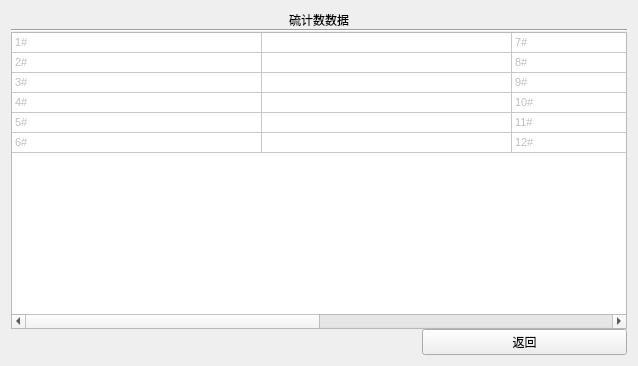
<?xml version="1.0" encoding="UTF-8"?>
<ui version="4.0">
 <class>query_s_count_data</class>
 <widget class="QWidget" name="query_s_count_data">
  <property name="geometry">
   <rect>
    <x>0</x>
    <y>0</y>
    <width>638</width>
    <height>366</height>
   </rect>
  </property>
  <property name="windowTitle">
   <string>Form</string>
  </property>
  <layout class="QGridLayout" name="gridLayout">
   <item row="0" column="0">
    <layout class="QVBoxLayout" name="verticalLayout">
     <property name="spacing">
      <number>0</number>
     </property>
     <item>
      <widget class="QLabel" name="label">
       <property name="sizePolicy">
        <sizepolicy hsizetype="Preferred" vsizetype="Maximum">
         <horstretch>0</horstretch>
         <verstretch>0</verstretch>
        </sizepolicy>
       </property>
       <property name="text">
        <string>硫计数数据</string>
       </property>
       <property name="alignment">
        <set>Qt::AlignCenter</set>
       </property>
      </widget>
     </item>
     <item>
      <widget class="Line" name="line">
       <property name="orientation">
        <enum>Qt::Horizontal</enum>
       </property>
      </widget>
     </item>
     <item>
      <widget class="QTableWidget" name="tableWidget">
       <property name="font">
        <font>
         <pointsize>8</pointsize>
        </font>
       </property>
       <property name="textElideMode">
        <enum>Qt::ElideRight</enum>
       </property>
       <attribute name="horizontalHeaderVisible">
        <bool>false</bool>
       </attribute>
       <attribute name="horizontalHeaderDefaultSectionSize">
        <number>250</number>
       </attribute>
       <attribute name="horizontalHeaderMinimumSectionSize">
        <number>200</number>
       </attribute>
       <attribute name="horizontalHeaderShowSortIndicator" stdset="0">
        <bool>true</bool>
       </attribute>
       <attribute name="verticalHeaderVisible">
        <bool>false</bool>
       </attribute>
       <attribute name="verticalHeaderDefaultSectionSize">
        <number>20</number>
       </attribute>
       <attribute name="verticalHeaderMinimumSectionSize">
        <number>16</number>
       </attribute>
       <row>
        <property name="text">
         <string/>
        </property>
       </row>
       <row>
        <property name="text">
         <string/>
        </property>
       </row>
       <row>
        <property name="text">
         <string/>
        </property>
       </row>
       <row>
        <property name="text">
         <string/>
        </property>
       </row>
       <row>
        <property name="text">
         <string/>
        </property>
       </row>
       <row>
        <property name="text">
         <string/>
        </property>
       </row>
       <column>
        <property name="text">
         <string/>
        </property>
       </column>
       <column>
        <property name="text">
         <string>标定样/参考样</string>
        </property>
       </column>
       <column>
        <property name="text">
         <string/>
        </property>
       </column>
       <column>
        <property name="text">
         <string>标定样/参考样</string>
        </property>
       </column>
       <item row="0" column="0">
        <property name="text">
         <string>1#</string>
        </property>
        <property name="flags">
         <set>ItemIsSelectable|ItemIsDragEnabled|ItemIsUserCheckable</set>
        </property>
       </item>
       <item row="0" column="1">
        <property name="text">
         <string/>
        </property>
        <property name="flags">
         <set>ItemIsSelectable|ItemIsEditable|ItemIsDragEnabled|ItemIsUserCheckable|ItemIsEnabled</set>
        </property>
       </item>
       <item row="0" column="2">
        <property name="text">
         <string>7#</string>
        </property>
        <property name="flags">
         <set>ItemIsSelectable|ItemIsDragEnabled|ItemIsUserCheckable</set>
        </property>
       </item>
       <item row="0" column="3">
        <property name="text">
         <string/>
        </property>
        <property name="flags">
         <set>ItemIsSelectable|ItemIsEditable|ItemIsDragEnabled|ItemIsUserCheckable|ItemIsEnabled</set>
        </property>
       </item>
       <item row="1" column="0">
        <property name="text">
         <string>2#</string>
        </property>
        <property name="flags">
         <set>ItemIsSelectable|ItemIsDragEnabled|ItemIsUserCheckable</set>
        </property>
       </item>
       <item row="1" column="1">
        <property name="text">
         <string/>
        </property>
        <property name="flags">
         <set>ItemIsSelectable|ItemIsEditable|ItemIsDragEnabled|ItemIsUserCheckable|ItemIsEnabled</set>
        </property>
       </item>
       <item row="1" column="2">
        <property name="text">
         <string>8#</string>
        </property>
        <property name="flags">
         <set>ItemIsSelectable|ItemIsDragEnabled|ItemIsUserCheckable</set>
        </property>
       </item>
       <item row="1" column="3">
        <property name="text">
         <string/>
        </property>
        <property name="flags">
         <set>ItemIsSelectable|ItemIsEditable|ItemIsDragEnabled|ItemIsUserCheckable|ItemIsEnabled</set>
        </property>
       </item>
       <item row="2" column="0">
        <property name="text">
         <string>3#</string>
        </property>
        <property name="flags">
         <set>ItemIsSelectable|ItemIsDragEnabled|ItemIsUserCheckable</set>
        </property>
       </item>
       <item row="2" column="1">
        <property name="text">
         <string/>
        </property>
        <property name="flags">
         <set>ItemIsSelectable|ItemIsEditable|ItemIsDragEnabled|ItemIsUserCheckable|ItemIsEnabled</set>
        </property>
       </item>
       <item row="2" column="2">
        <property name="text">
         <string>9#</string>
        </property>
        <property name="flags">
         <set>ItemIsSelectable|ItemIsDragEnabled|ItemIsUserCheckable</set>
        </property>
       </item>
       <item row="2" column="3">
        <property name="text">
         <string/>
        </property>
        <property name="flags">
         <set>ItemIsSelectable|ItemIsEditable|ItemIsDragEnabled|ItemIsUserCheckable|ItemIsEnabled</set>
        </property>
       </item>
       <item row="3" column="0">
        <property name="text">
         <string>4#</string>
        </property>
        <property name="flags">
         <set>ItemIsSelectable|ItemIsDragEnabled|ItemIsUserCheckable</set>
        </property>
       </item>
       <item row="3" column="1">
        <property name="text">
         <string/>
        </property>
        <property name="flags">
         <set>ItemIsSelectable|ItemIsEditable|ItemIsDragEnabled|ItemIsUserCheckable|ItemIsEnabled</set>
        </property>
       </item>
       <item row="3" column="2">
        <property name="text">
         <string>10#</string>
        </property>
        <property name="flags">
         <set>ItemIsSelectable|ItemIsDragEnabled|ItemIsUserCheckable</set>
        </property>
       </item>
       <item row="3" column="3">
        <property name="text">
         <string/>
        </property>
        <property name="flags">
         <set>ItemIsSelectable|ItemIsEditable|ItemIsDragEnabled|ItemIsUserCheckable|ItemIsEnabled</set>
        </property>
       </item>
       <item row="4" column="0">
        <property name="text">
         <string>5#</string>
        </property>
        <property name="flags">
         <set>ItemIsSelectable|ItemIsDragEnabled|ItemIsUserCheckable</set>
        </property>
       </item>
       <item row="4" column="1">
        <property name="text">
         <string/>
        </property>
        <property name="flags">
         <set>ItemIsSelectable|ItemIsEditable|ItemIsDragEnabled|ItemIsUserCheckable|ItemIsEnabled</set>
        </property>
       </item>
       <item row="4" column="2">
        <property name="text">
         <string>11#</string>
        </property>
        <property name="flags">
         <set>ItemIsSelectable|ItemIsDragEnabled|ItemIsUserCheckable</set>
        </property>
       </item>
       <item row="4" column="3">
        <property name="text">
         <string/>
        </property>
        <property name="flags">
         <set>ItemIsSelectable|ItemIsEditable|ItemIsDragEnabled|ItemIsUserCheckable|ItemIsEnabled</set>
        </property>
       </item>
       <item row="5" column="0">
        <property name="text">
         <string>6#</string>
        </property>
        <property name="flags">
         <set>ItemIsSelectable|ItemIsDragEnabled|ItemIsUserCheckable</set>
        </property>
       </item>
       <item row="5" column="1">
        <property name="text">
         <string/>
        </property>
        <property name="flags">
         <set>ItemIsSelectable|ItemIsEditable|ItemIsDragEnabled|ItemIsUserCheckable|ItemIsEnabled</set>
        </property>
       </item>
       <item row="5" column="2">
        <property name="text">
         <string>12#</string>
        </property>
        <property name="flags">
         <set>ItemIsSelectable|ItemIsDragEnabled|ItemIsUserCheckable</set>
        </property>
       </item>
       <item row="5" column="3">
        <property name="text">
         <string/>
        </property>
        <property name="flags">
         <set>ItemIsSelectable|ItemIsEditable|ItemIsDragEnabled|ItemIsUserCheckable|ItemIsEnabled</set>
        </property>
       </item>
      </widget>
     </item>
     <item>
      <layout class="QHBoxLayout" name="horizontalLayout_2" stretch="2,1">
       <item>
        <spacer name="horizontalSpacer">
         <property name="orientation">
          <enum>Qt::Horizontal</enum>
         </property>
         <property name="sizeType">
          <enum>QSizePolicy::Expanding</enum>
         </property>
         <property name="sizeHint" stdset="0">
          <size>
           <width>2</width>
           <height>1</height>
          </size>
         </property>
        </spacer>
       </item>
       <item>
        <widget class="QPushButton" name="pushButton">
         <property name="sizePolicy">
          <sizepolicy hsizetype="Minimum" vsizetype="Maximum">
           <horstretch>0</horstretch>
           <verstretch>0</verstretch>
          </sizepolicy>
         </property>
         <property name="text">
          <string>返回</string>
         </property>
        </widget>
       </item>
      </layout>
     </item>
     <item>
      <layout class="QHBoxLayout" name="horizontalLayout">
       <item>
        <widget class="issample" name="widget" native="true">
         <property name="sizePolicy">
          <sizepolicy hsizetype="Preferred" vsizetype="Maximum">
           <horstretch>0</horstretch>
           <verstretch>0</verstretch>
          </sizepolicy>
         </property>
        </widget>
       </item>
       <item>
        <widget class="ispreheat" name="widget_2" native="true">
         <property name="sizePolicy">
          <sizepolicy hsizetype="Preferred" vsizetype="Maximum">
           <horstretch>0</horstretch>
           <verstretch>0</verstretch>
          </sizepolicy>
         </property>
        </widget>
       </item>
       <item>
        <widget class="date_widget" name="widget_3" native="true">
         <property name="sizePolicy">
          <sizepolicy hsizetype="Preferred" vsizetype="Maximum">
           <horstretch>0</horstretch>
           <verstretch>0</verstretch>
          </sizepolicy>
         </property>
        </widget>
       </item>
      </layout>
     </item>
    </layout>
   </item>
  </layout>
 </widget>
 <customwidgets>
  <customwidget>
   <class>date_widget</class>
   <extends>QWidget</extends>
   <header>date_widget.h</header>
   <container>1</container>
  </customwidget>
  <customwidget>
   <class>issample</class>
   <extends>QWidget</extends>
   <header>issample.h</header>
   <container>1</container>
  </customwidget>
  <customwidget>
   <class>ispreheat</class>
   <extends>QWidget</extends>
   <header>ispreheat.h</header>
   <container>1</container>
  </customwidget>
 </customwidgets>
 <resources/>
 <connections/>
</ui>
